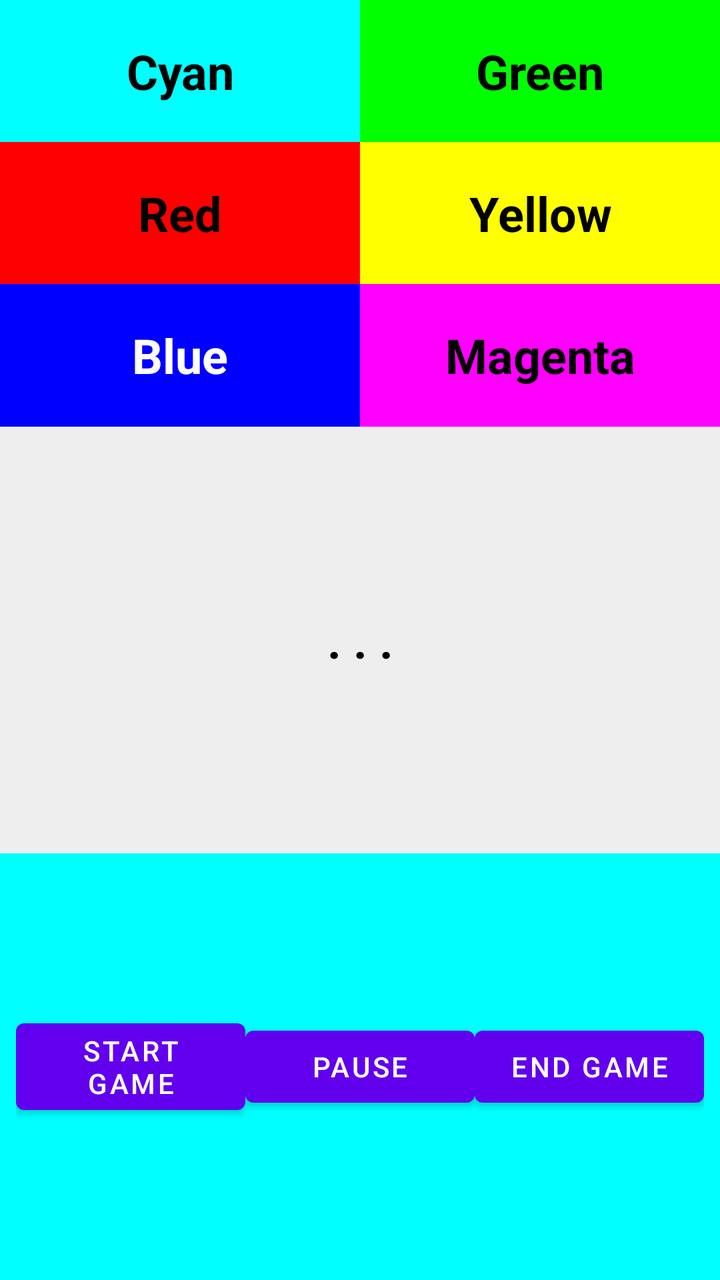
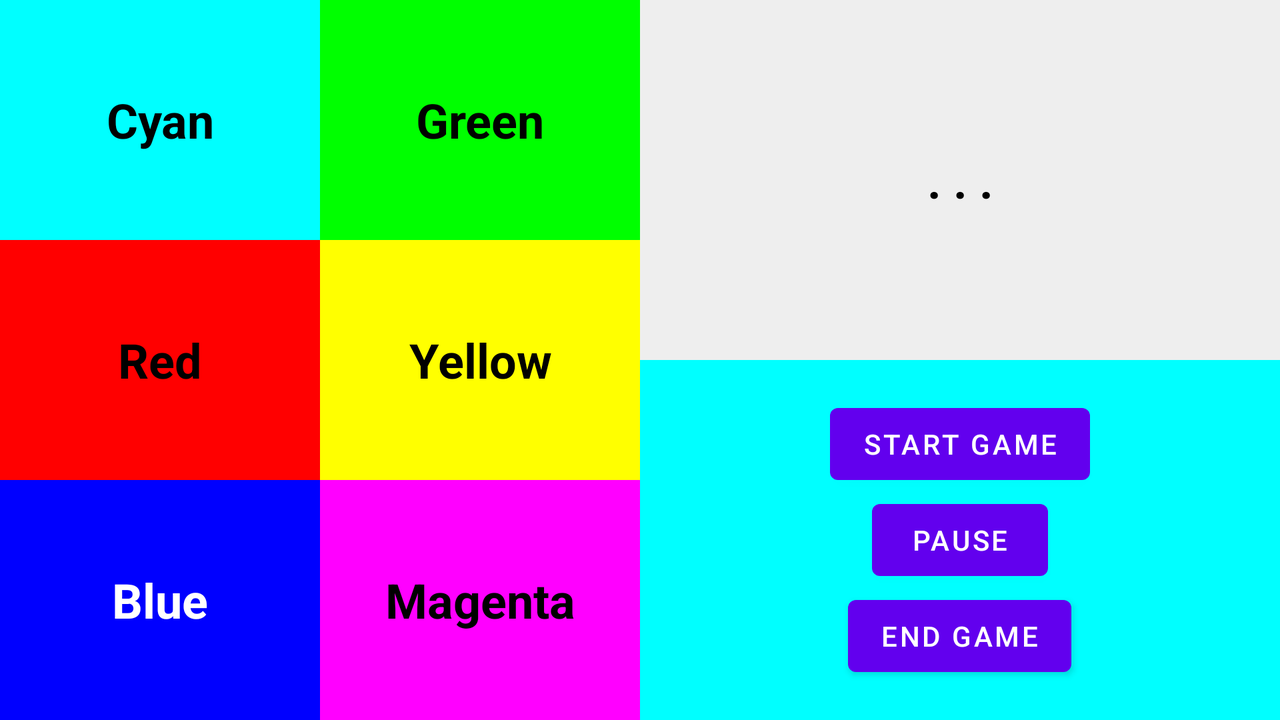

Two renders of one Android screen. The first uses the default layout on a phone; the second uses the alternative layout the repository ships for a different screen configuration, on a matching device. The two XML files are below.
<!-- AndroidManifest.xml: application theme Theme.PdSESimonGameApp -->
<!-- res/layout/activity_main.xml -->
<?xml version="1.0" encoding="utf-8"?>
<androidx.constraintlayout.widget.ConstraintLayout xmlns:android="http://schemas.android.com/apk/res/android"
    xmlns:app="http://schemas.android.com/apk/res-auto"
    xmlns:tools="http://schemas.android.com/tools"
    android:id="@+id/main"
    android:layout_width="match_parent"
    android:layout_height="match_parent"
    tools:context=".MainActivity">

    <GridLayout
        android:id="@+id/inputG"
        android:layout_width="0dp"
        android:layout_height="0dp"
        android:background="#EEEEEE"
        android:rowCount="3"
        android:columnCount="2"
        app:layout_constraintTop_toTopOf="parent"
        app:layout_constraintBottom_toTopOf="@id/outputTV"
        app:layout_constraintStart_toStartOf="parent"
        app:layout_constraintEnd_toEndOf="parent"
        app:layout_constraintVertical_weight="1">

        <TextView
            android:id="@+id/cyanV"
            android:text="@string/color_cyan"
            android:gravity="center"
            android:textSize="24sp"
            android:textColor="@color/black"
            android:textStyle="bold"
            android:background="@color/cyan"
            android:layout_width="0dp"
            android:layout_height="0dp"
            android:layout_rowWeight="1"
            android:layout_columnWeight="1"/>

        <TextView
            android:id="@+id/greenV"
            android:text="@string/color_green"
            android:gravity="center"
            android:textSize="24sp"
            android:textColor="@color/black"
            android:textStyle="bold"
            android:background="@color/green"
            android:layout_width="0dp"
            android:layout_height="0dp"
            android:layout_rowWeight="1"
            android:layout_columnWeight="1"/>
        <TextView
            android:id="@+id/redV"
            android:text="@string/color_red"
            android:gravity="center"
            android:textColor="@color/black"
            android:textSize="24sp"
            android:textStyle="bold"
            android:background="@color/red"
            android:layout_width="0dp"
            android:layout_height="0dp"
            android:layout_rowWeight="1"
            android:layout_columnWeight="1"/>
        <TextView
            android:id="@+id/yellowV"
            android:text="@string/color_yellow"
            android:gravity="center"
            android:textSize="24sp"
            android:textStyle="bold"
            android:textColor="@color/black"
            android:background="@color/yellow"
            android:layout_width="0dp"
            android:layout_height="0dp"
            android:layout_rowWeight="1"
            android:layout_columnWeight="1"/>
        <TextView
            android:id="@+id/blueV"
            android:text="@string/color_blue"
            android:gravity="center"
            android:textColor="@color/white"
            android:textSize="24sp"
            android:textStyle="bold"
            android:background="@color/blue"
            android:layout_width="0dp"
            android:layout_height="0dp"
            android:layout_rowWeight="1"
            android:layout_columnWeight="1"/>
        <TextView
            android:id="@+id/magentaV"
            android:text="@string/color_magenta"
            android:gravity="center"
            android:textSize="24sp"
            android:textColor="@color/black"
            android:textStyle="bold"
            android:background="@color/magenta"
            android:layout_width="0dp"
            android:layout_height="0dp"
            android:layout_rowWeight="1"
            android:layout_columnWeight="1"/>


    </GridLayout>

    <TextView
        android:id="@+id/outputTV"
        android:layout_width="0dp"
        android:layout_height="0dp"
        android:gravity="center"
        android:text ="@string/outputDefaultString"
        android:textSize="24sp"
        android:textStyle="bold"
        android:textColor="@android:color/black"
        android:padding="16dp"
        android:background="#EEEEEE"
        app:layout_constraintTop_toBottomOf="@+id/inputG"
        app:layout_constraintBottom_toTopOf="@id/areaPulsanti"
        app:layout_constraintLeft_toLeftOf="parent"
        app:layout_constraintRight_toRightOf="parent"
        app:layout_constraintVertical_weight="1"/>

    <LinearLayout
        android:id="@+id/areaPulsanti"
        android:layout_width="0dp"
        android:layout_height="0dp"
        android:orientation="horizontal"
        android:gravity="center"
        android:padding="8dp"
        android:weightSum="3"
        app:layout_constraintTop_toBottomOf="@+id/outputTV"
        app:layout_constraintBottom_toBottomOf="parent"
        app:layout_constraintStart_toStartOf="parent"
        app:layout_constraintEnd_toEndOf="parent"
        app:layout_constraintVertical_weight="1"
        android:background="@color/cyan">

        <Button
            android:id="@+id/avviaB"
            android:layout_width="0dp"
            android:layout_height="wrap_content"
            android:layout_weight="1"
            android:text="@string/start"
            style="@style/ShapeAppearanceOverlay.Material3.Button" />

        <Button
            android:id="@+id/pausaB"
            android:layout_width="0dp"
            android:layout_height="wrap_content"
            android:layout_weight="1"
            android:text="@string/pause"
            style="@style/ShapeAppearanceOverlay.Material3.Button" />
        <Button
            android:id="@+id/finePartitaB"
            android:layout_width="0dp"
            android:layout_height="wrap_content"
            android:layout_weight="1"
            android:text="@string/fine_partita"
            style="@style/ShapeAppearanceOverlay.Material3.Button"/>
    </LinearLayout>

</androidx.constraintlayout.widget.ConstraintLayout>
<!-- resources referenced by this layout -->
<resources>
  <color name="black">#FF000000</color>
  <color name="blue">#FF0000FF</color>
  <color name="cyan">#FF00FFFF</color>
  <color name="green">#FF00FF00</color>
  <color name="magenta">#FFFF00FF</color>
  <color name="red">#FFFF0000</color>
  <color name="white">#FFFFFFFF</color>
  <color name="yellow">#FFFFFF00</color>
  <string name="color_blue">Blue</string>
  <string name="color_cyan">Cyan</string>
  <string name="color_green">Green</string>
  <string name="color_magenta">Magenta</string>
  <string name="color_red">Red</string>
  <string name="color_yellow">Yellow</string>
  <string name="fine_partita">END GAME</string>
  <string name="outputDefaultString">. . .</string>
  <string name="pause">Pause</string>
  <string name="start">Start Game</string>
  <style name="Theme.PdSESimonGameApp" parent="Theme.MaterialComponents.DayNight.NoActionBar">
          
          <item name="colorPrimary">@color/purple_500</item>
          <item name="colorPrimaryVariant">@color/purple_700</item>
          <item name="colorOnPrimary">@color/white</item>
          
          <item name="colorSecondary">@color/teal_200</item>
          <item name="colorSecondaryVariant">@color/teal_700</item>
          <item name="colorOnSecondary">@color/black</item>
          
          <item name="android:statusBarColor">?attr/colorPrimaryVariant</item>
          
      </style>
  <color name="purple_500">#FF6200EE</color>
  <color name="purple_700">#FF3700B3</color>
  <color name="teal_200">#FF03DAC5</color>
  <color name="teal_700">#FF018786</color>
</resources>
<!-- res/layout-land/activity_main.xml (the repository's variant of the layout above) -->
<!-- drawn on the phone turned sideways -->
<?xml version="1.0" encoding="utf-8"?>
<androidx.constraintlayout.widget.ConstraintLayout xmlns:android="http://schemas.android.com/apk/res/android"
    xmlns:app="http://schemas.android.com/apk/res-auto"
    xmlns:tools="http://schemas.android.com/tools"
    android:id="@+id/main"
    android:layout_width="match_parent"
    android:layout_height="match_parent"
    tools:context=".MainActivity">


    <GridLayout
        android:id="@+id/inputG"
        android:layout_width="0dp"
        android:layout_height="0dp"
        android:rowCount="3"
        android:columnCount="2"
        app:layout_constraintTop_toTopOf="parent"
        app:layout_constraintBottom_toBottomOf="parent"
        app:layout_constraintStart_toStartOf="parent"
        app:layout_constraintEnd_toStartOf="@+id/contenitoreParteBassa"
        app:layout_constraintHorizontal_weight="1">

        <TextView
            android:id="@+id/cyanV"
            android:text="@string/color_cyan"
            android:gravity="center"
            android:textSize="24sp"
            android:textColor="@color/black"
            android:textStyle="bold"
            android:background="@color/cyan"
            android:layout_width="0dp"
            android:layout_height="0dp"
            android:layout_rowWeight="1"
            android:layout_columnWeight="1"
            />
        <TextView
            android:id="@+id/greenV"
            android:text="@string/color_green"
            android:gravity="center"
            android:textSize="24sp"
            android:textColor="@color/black"
            android:textStyle="bold"
            android:background="@color/green"
            android:layout_width="0dp"
            android:layout_height="0dp"
            android:layout_rowWeight="1"
            android:layout_columnWeight="1"/>
        <TextView
            android:id="@+id/redV"
            android:text="@string/color_red"
            android:gravity="center"
            android:textSize="24sp"
            android:textColor="@color/black"
            android:textStyle="bold"
            android:background="@color/red"
            android:layout_width="0dp"
            android:layout_height="0dp"
            android:layout_rowWeight="1"
            android:layout_columnWeight="1"/>
        <TextView
            android:id="@+id/yellowV"
            android:text="@string/color_yellow"
            android:gravity="center"
            android:textSize="24sp"
            android:textColor="@color/black"
            android:textStyle="bold"
            android:background="@color/yellow"
            android:layout_width="0dp"
            android:layout_height="0dp"
            android:layout_rowWeight="1"
            android:layout_columnWeight="1"/>
        <TextView
            android:id="@+id/blueV"
            android:text="@string/color_blue"
            android:gravity="center"
            android:textSize="24sp"
            android:textColor="@color/white"
            android:textStyle="bold"
            android:background="@color/blue"
            android:layout_width="0dp"
            android:layout_height="0dp"
            android:layout_rowWeight="1"
            android:layout_columnWeight="1"/>
        <TextView
            android:id="@+id/magentaV"
            android:text="@string/color_magenta"
            android:gravity="center"
            android:textSize="24sp"
            android:textColor="@color/black"
            android:textStyle="bold"
            android:background="@color/magenta"
            android:layout_width="0dp"
            android:layout_height="0dp"
            android:layout_rowWeight="1"
            android:layout_columnWeight="1"/>
    </GridLayout>

    <LinearLayout
        android:id="@+id/contenitoreParteBassa"
        android:layout_width="0dp"
        android:layout_height="0dp"
        android:weightSum="2"
        android:orientation="vertical"
        app:layout_constraintStart_toEndOf="@id/inputG"
        app:layout_constraintEnd_toEndOf="parent"
        app:layout_constraintTop_toTopOf="parent"
        app:layout_constraintBottom_toBottomOf="parent"
        app:layout_constraintHorizontal_weight="1">

        <TextView
            android:id="@+id/outputTV"
            android:layout_width="match_parent"
            android:layout_height="0dp"
            android:gravity="center"
            android:text ="@string/outputDefaultString"
            android:textSize="24sp"
            android:textStyle="bold"
            android:textColor="@android:color/black"
            android:padding="16dp"
            android:background="#EEEEEE"
            android:layout_weight="1"/>

        <LinearLayout
            android:id="@+id/areaPulsanti"
            android:layout_width="match_parent"
            android:layout_height="0dp"
            android:orientation="vertical"
            android:gravity="center"
            android:padding="8dp"
            android:background="@color/cyan"
            android:layout_weight="1"
            >

            <Button
                android:id="@+id/avviaB"
                android:layout_width="wrap_content"
                android:layout_height="wrap_content"
                android:text="@string/start"
                style="@style/ShapeAppearanceOverlay.Material3.Button" />

            <Button
                android:id="@+id/pausaB"
                android:layout_width="wrap_content"
                android:layout_height="wrap_content"
                android:text="@string/pause"
                style="@style/ShapeAppearanceOverlay.Material3.Button" />
            <Button
                android:id="@+id/finePartitaB"
                android:layout_width="wrap_content"
                android:layout_height="wrap_content"
                android:text="@string/fine_partita"
                style="@style/ShapeAppearanceOverlay.Material3.Button"/>
        </LinearLayout>
    </LinearLayout>
</androidx.constraintlayout.widget.ConstraintLayout>
